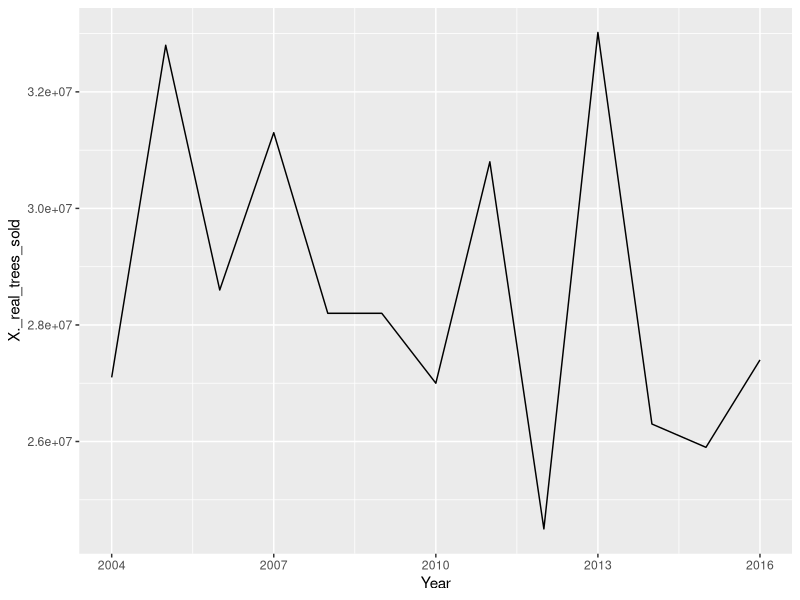
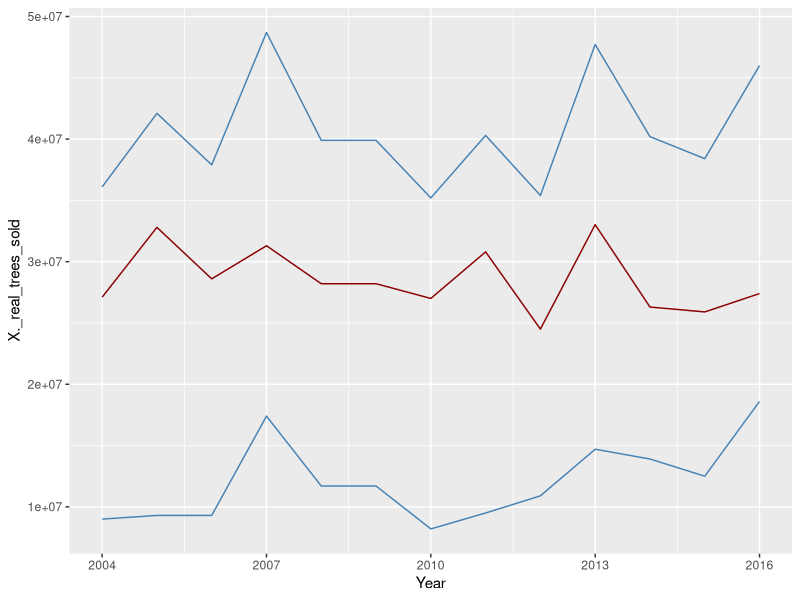

Write the R code that produced these figures, in order.
# Install Packages
install.packages("dplyr")
install.packages("tidyverse")
install.packages("ggplot2")
install.packages("readr")

# Libraries
library(dplyr)
library(tidyverse)
library(ggplot2)
library(readr)
library(gridExtra)

data <- read.csv("Christmas_Tree.csv")

# Simple Line Chart
ggplot(data, aes(x=Year, y=X._real_trees_sold)) +
  geom_line()

# Line Chart with all three trakced
ggplot(data, aes(x=Year)) +
  geom_line(aes(y = X._real_trees_sold), color = "darkred") +
  geom_line(aes(y = X._fake_trees_sold), color = "steelblue") +
  geom_line(aes(y = total_trees_sold), color = "steelblue")



# Connected Scatterplot
